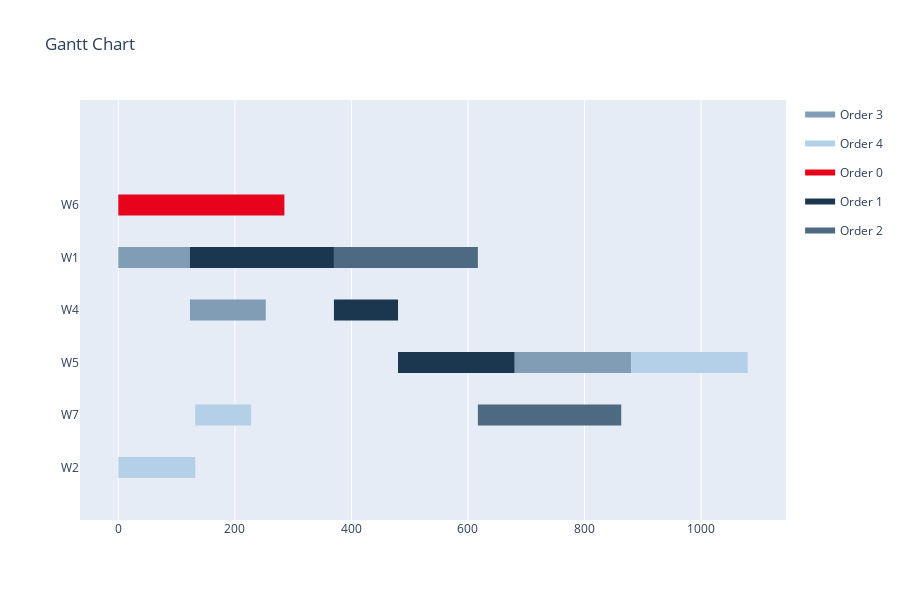

Notebook source saved alongside this figure:
### Code cell
def is_first(jobs, index): # check if job is the first in it's order sequence
    return jobs[index][2] == 0 or order_for_index[jobs[index][2]-1] != order_for_index[jobs[index][2]]
durations = []
for i in range(len(assignments)):
    durations.append(duration_lookup_table[operations[i]][assignments[i]])

w = dict()
for i in range(len(assignments)):
    if assignments[i] not in w:
        w[assignments[i]] = []
    w[assignments[i]].append([solution[i], solution[i]+durations[i], i]) #<start, end, index>
import copy
new_solution = copy.deepcopy(solution)
changes_made = True
while changes_made:
    changes_made = False
    for workstation in w.keys():
        sorted_jobs = sorted(w[workstation], key=lambda x: x[0])
        for i in range(len(sorted_jobs)):
            shift = 0
            if is_first(sorted_jobs, i):
                if i == 0: # start at 0
                    shift = sorted_jobs[i][0] 
                    sorted_jobs[i][0] -= shift
                    sorted_jobs[i][1] -= shift                  
                else: # there are other jobs on this workstation before this one
                    shift = sorted_jobs[i][0] - sorted_jobs[i-1][1] # move it back to where the previous job stopped
                    sorted_jobs[i][0] -= shift
                    sorted_jobs[i][1] -= shift
            else: # find end of previous job in sequence + end of job previous on the workstation -> move to closer one
                prev_end = new_solution[sorted_jobs[i][2]-1] + durations[sorted_jobs[i][2]-1]
                prev_shift = sorted_jobs[i][0] - prev_end
                if i == 0: # no previous jobs on this workstation
                    shift = prev_shift
                    sorted_jobs[i][0] -= shift
                    sorted_jobs[i][1] -= shift
                else:
                    shift = sorted_jobs[i][0] - sorted_jobs[i-1][1] # move it back to where the previous job stopped
                    if prev_shift < shift:
                        shift = prev_shift
                    sorted_jobs[i][0] -= shift
                    sorted_jobs[i][1] -= shift
            new_solution[sorted_jobs[i][2]] = sorted_jobs[i][0] # update new start points
            changes_made = changes_made or shift != 0
print(new_solution)
print(f'Makespan: {abs(fitness_function_time_slots(new_solution, 0)) - 1}')
data = []
for i in range(len(operations)):
    data.append([assignments[i], operations[i], new_solution[i], durations[i]])
visualize(data)

### Figure 1 — Plotly figure (JSON) as saved in the notebook; plotly's stock layout.template omitted (floating-point values rounded to 4 significant figures)
{"data": [{"fill": "toself", "fillcolor": "rgb(129, 156, 181)", "hoverinfo": "name", "legendgroup": "rgb(129, 156, 181)", "mode": "none", "name": "Order 3", "type": "scatter", "x": [0, 123, 123, 0, 0, 123, 253, 253, 123, 123, 680, 880, 880, 680], "y": [3.8, 3.8, 4.2, 4.2, null, 2.8, 2.8, 3.2, 3.2, null, 1.8, 1.8, 2.2, 2.2]}, {"fill": "toself", "fillcolor": "rgb(180, 207, 232)", "hoverinfo": "name", "legendgroup": "rgb(180, 207, 232)", "mode": "none", "name": "Order 4", "type": "scatter", "x": [0, 132, 132, 0, 0, 132, 228, 228, 132, 132, 880, 1080, 1080, 880], "y": [-0.2, -0.2, 0.2, 0.2, null, 0.8, 0.8, 1.2, 1.2, null, 1.8, 1.8, 2.2, 2.2]}, {"fill": "toself", "fillcolor": "rgb(232, 3, 28)", "hoverinfo": "name", "legendgroup": "rgb(232, 3, 28)", "mode": "none", "name": "Order 0", "type": "scatter", "x": [0, 144, 144, 0, 0, 144, 200, 200, 144, 144, 200, 285, 285, 200], "y": [4.8, 4.8, 5.2, 5.2, null, 4.8, 4.8, 5.2, 5.2, null, 4.8, 4.8, 5.2, 5.2]}, {"fill": "toself", "fillcolor": "rgb(27, 54, 79)", "hoverinfo": "name", "legendgroup": "rgb(27, 54, 79)", "mode": "none", "name": "Order 1", "type": "scatter", "x": [123, 370, 370, 123, 123, 370, 480, 480, 370, 370, 480, 680, 680, 480], "y": [3.8, 3.8, 4.2, 4.2, null, 2.8, 2.8, 3.2, 3.2, null, 1.8, 1.8, 2.2, 2.2]}, {"fill": "toself", "fillcolor": "rgb(78, 105, 130)", "hoverinfo": "name", "legendgroup": "rgb(78, 105, 130)", "mode": "none", "name": "Order 2", "type": "scatter", "x": [370, 617, 617, 370, 370, 617, 713, 713, 617, 617, 713, 863, 863, 713], "y": [3.8, 3.8, 4.2, 4.2, null, 0.8, 0.8, 1.2, 1.2, null, 0.8, 0.8, 1.2, 1.2]}, {"legendgroup": "rgb(129, 156, 181)", "marker": {"color": "rgb(129, 156, 181)", "opacity": 0, "size": 1}, "mode": "markers", "name": "", "showlegend": false, "text": [null, null, null, null, null, null], "type": "scatter", "x": [0, 123, 123, 253, 680, 880], "y": [4, 4, 3, 3, 2, 2]}, {"legendgroup": "rgb(180, 207, 232)", "marker": {"color": "rgb(180, 207, 232)", "opacity": 0, "size": 1}, "mode": "markers", "name": "", "showlegend": false, "text": [null, null, null, null, null, null], "type": "scatter", "x": [0, 132, 132, 228, 880, 1080], "y": [0, 0, 1, 1, 2, 2]}, {"legendgroup": "rgb(232, 3, 28)", "marker": {"color": "rgb(232, 3, 28)", "opacity": 0, "size": 1}, "mode": "markers", "name": "", "showlegend": false, "text": [null, null, null, null, null, null], "type": "scatter", "x": [0, 144, 144, 200, 200, 285], "y": [5, 5, 5, 5, 5, 5]}, {"legendgroup": "rgb(27, 54, 79)", "marker": {"color": "rgb(27, 54, 79)", "opacity": 0, "size": 1}, "mode": "markers", "name": "", "showlegend": false, "text": [null, null, null, null, null, null], "type": "scatter", "x": [123, 370, 370, 480, 480, 680], "y": [4, 4, 3, 3, 2, 2]}, {"legendgroup": "rgb(78, 105, 130)", "marker": {"color": "rgb(78, 105, 130)", "opacity": 0, "size": 1}, "mode": "markers", "name": "", "showlegend": false, "text": [null, null, null, null, null, null], "type": "scatter", "x": [370, 617, 617, 713, 713, 863], "y": [4, 4, 1, 1, 1, 1]}], "layout": {"height": 600, "hovermode": "closest", "showlegend": true, "title": {"text": "Gantt Chart"}, "xaxis": {"rangeselector": {"buttons": [{"count": 7, "label": "1w", "step": "day", "stepmode": "backward"}, {"count": 1, "label": "1m", "step": "month", "stepmode": "backward"}, {"count": 6, "label": "6m", "step": "month", "stepmode": "backward"}, {"count": 1, "label": "YTD", "step": "year", "stepmode": "todate"}, {"count": 1, "label": "1y", "step": "year", "stepmode": "backward"}, {"step": "all"}]}, "showgrid": true, "type": "linear", "zeroline": false}, "yaxis": {"autorange": false, "range": [-1, 7], "showgrid": false, "ticktext": ["W2", "W7", "W5", "W4", "W1", "W6"], "tickvals": [0, 1, 2, 3, 4, 5], "zeroline": false}}}
